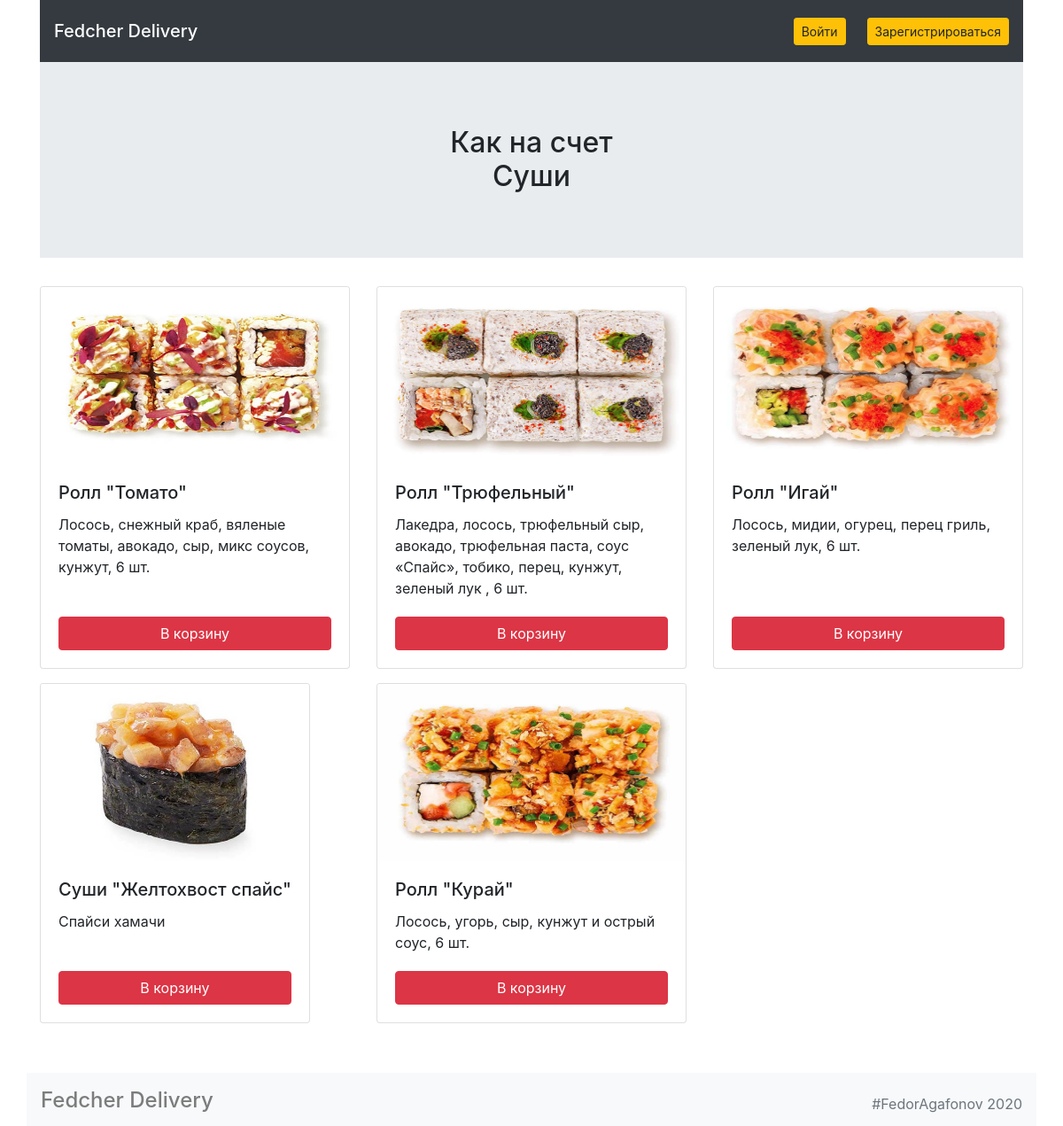
Before: /categories/1/ with the older database file.
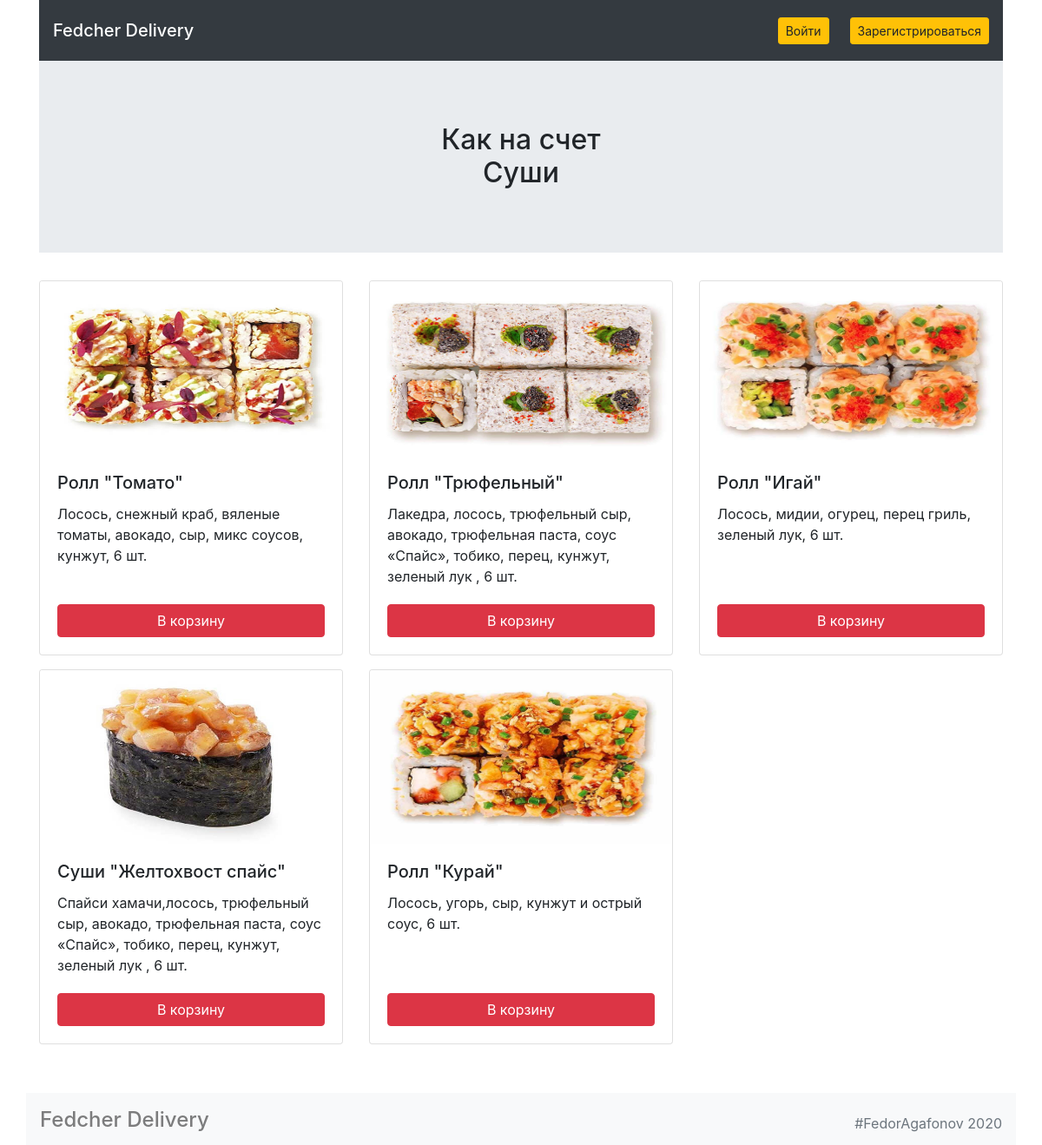
After: the same page with the newer database file.
### models.py (models this page shows)
class Meal(db.Model):
    __tablename__ = 'meals'
    id = db.Column(db.Integer, primary_key=True)
    title = db.Column(db.String, nullable=False)
    price = db.Column(db.String, nullable=False)
    description = db.Column(db.String, nullable=False)
    picture = db.Column(db.String, nullable=False)
    category_id = db.Column(db.Integer, db.ForeignKey("categorys.id"))
    category = db.relationship("Category")
    orders_details = db.relationship("OrderDetail")

### views.py (the view)
@app.route('/categories/<category_id>/')
def render_categories_page(category_id):
    category = db.session.query(Category).filter(Category.id == category_id).first()
    product_category = db.session.query(Meal).filter(Meal.category_id == category_id).all()
    login = session.get('is_auth')
    return render_template('categories.html', categories=category, product_category=product_category, is_auth=login)

### templates/categories.html
{% extends 'base.html' %}
{% block container %}
<main class="container">
  <section class="jumbotron jumbotron-fluid">
    <div class="text-center">
      <h1 class="h2 m-2">Как на счет <br>{{ categories.title }}</h1>
    </div>
  </section>
  <section>
    <div class="row mt-4">
      {% for meal in product_category %}
      <div class="meal col-12 col-md-4">
        <div class="card mb-3">
          <img src="{{ url_for('static', filename='img/'+meal.picture) }}" width="300" height="200" class="card-img-top">
          <div class="card-body">
            <div class="description">
              <h4 class="h5 card-title">{{ meal.title }}</h4>
              <p class="card-text">{{ meal.description }}</p>
            </div>
            {% if is_auth %}
            <a href="/addtocart/{{ meal.id }}" class="btn btn-danger">В корзину</a>
            {% else %}
            <a href="{{ url_for('render_login_page') }}" class="btn btn-danger">В корзину</a>
            {% endif %}
          </div>
        </div>
      </div>
      {% endfor %}
    </div>
  </section>
</main>
{% endblock %}

Changed rows visible on the page:
changed Meal "Суши \"Желтохвост спайс\"": description "Спайси хамачи" → "Спайси хамачи,лосось, трюфельный сыр, авокадо, трюфельная паста, соус «Спайс», тобико, перец, кунжут, зеленый лук , 6 шт."
